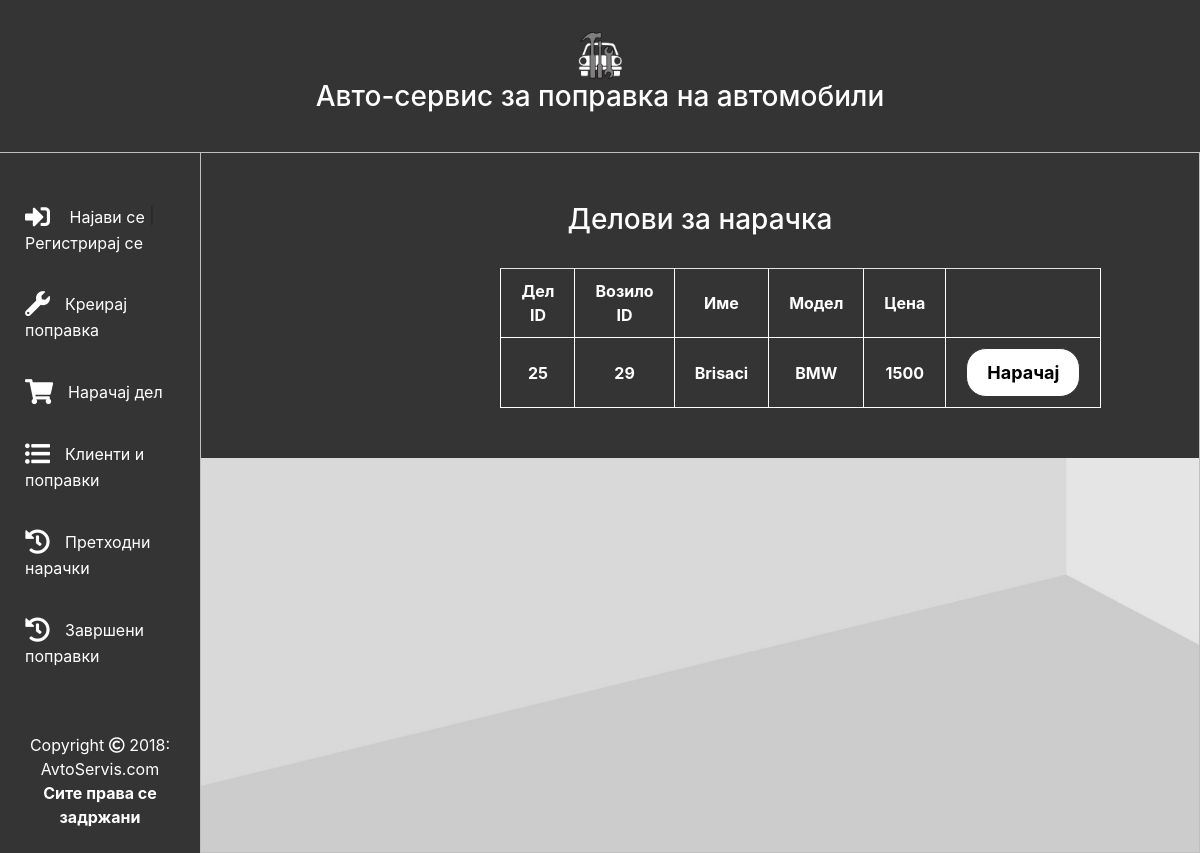
The app's page /other/naracaj.php with its own data.
### tables this page shows
CREATE TABLE `delovi` (
  `Del_ID` int(11) NOT NULL,
  `VoziloID` int(11) NOT NULL,
  `Ime` varchar(255) NOT NULL,
  `Model` varchar(255) NOT NULL,
  `Cena` varchar(255) NOT NULL,
  `Naracka` enum('0','1') NOT NULL
);

### other/naracaj.php (the view, shortened to what this page needs)
<?php
	include '../php_includes/connect.php';
?>
<!DOCTYPE html>
<html>
<head>
	<link href="https://use.fontawesome.com/releases/v5.0.1/css/all.css" rel="stylesheet">
	<link href="https://stackpath.bootstrapcdn.com/bootstrap/4.1.0/css/bootstrap.min.css" rel="stylesheet">
	<link rel="stylesheet" type="text/css" href="../assets/css/index.css">
</head>
<body>
<div class="container-fluid title">
	<div class="row">
		<div class="col-lg-12 col-md-12 col-sm-12 col-xs-12 centered">
			<a href="http://localhost/Projects/Avtoservis/">
				<img class="logo" src="../assets/img/logo.png"><h3>Авто-сервис за поправка на автомобили</h3>
			</a>
		</div>
	</div>
</div>
<div class="container-fluid">
	<div class="row">
		<?php include '../php_includes/sidebar.php' ?>
		<div class="col-lg-10 col-md-12 col-sm-12 form1 fade-div">
			<div class=" col-lg-12 col-md-12 col-sm-12 form-group res-table">
				<h3>Делови за нарачка</h3><br>
					<?php
					$sql = "SELECT Del_ID, VoziloID, Ime, Model, Cena FROM delovi WHERE Naracka='1'";
					if ($query = mysqli_query($db, $sql)) {
						echo "<table class='tabela1 table'>";
						echo
						"
						<tr>
							<th>Дел ID</th>
							<th>Возило ID</th>
							<th>Име</th>
							<th>Модел</th>
							<th>Цена</th>
							<th></th>
						</tr>
						";
						while ($row = mysqli_fetch_array($query, MYSQLI_ASSOC)) {
							$id = $row['Del_ID'];
							echo "<tr>";
							foreach ($row as $key) {
								echo "<th>". $key ."</th>";
							}
							echo "<th><form id='naracka-". $id ."'><input type='hidden' name='del_id' value='". $id ."'><input type='button' 	name='submit' value='Нарачај' id='".$id."' class='button nar-submit'></form></th>";
							echo "</tr>";
						}
						echo "</table>";
					}
					else {
						echo "querry error!";
					}
					?>
		    </div>
		</div>
	</div>
</div>
</body>
</html>

### assets/css/index.css (style rules this page uses)
body, html { margin: 0!important; padding: 0!important; overflow-x: hidden; user-select: none; background: url('../img/background.jpg') fixed; background-repeat: no-repeat; background-size: cover; }
.centered { margin: 0 auto!important; text-align: center!important; }
.title { background: #343434; color: white; padding: 30px 0px 30px 0px!important; }
.logo { width: 50px; height: 50px; display: inline; }
.form1 { padding-left: 0px!important; padding-right: 0px!important; border: 1px solid silver; }
.button { background-color: white; padding: 10px 20px 10px 20px; border: none; border-radius: 20px; font-weight: bold; font-size: 18px; transition: .3s; border: 1px solid #343434; }
.tabela1 { margin: 0 auto!important; }
.tabela1 tr th { padding: 10px 20px; vertical-align: middle!important; }
.tabela1, tr, th { border: 1px solid white; vertical-align: middle!important; }
a { color: white!important; }
.res-table { background-color: rgba(52,52,52); text-align: center; color: white; padding: 50px 30%; }

### records on screen
delovi: Del_ID "25", VoziloID "29", Ime "Brisaci", Model "BMW", Cena "1500"

### other values on screen
$user "Најави се"
$logout "Регистрирај се"
